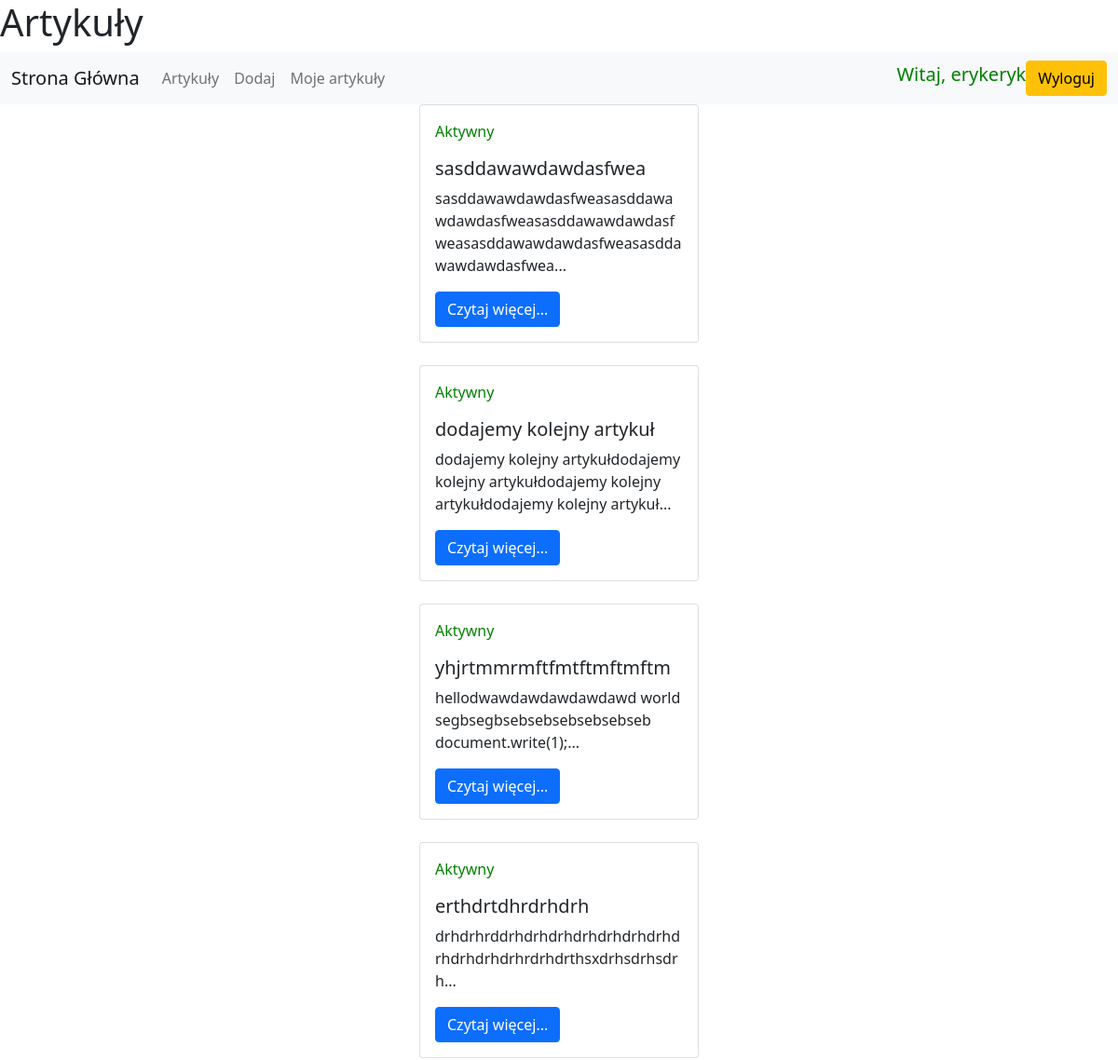
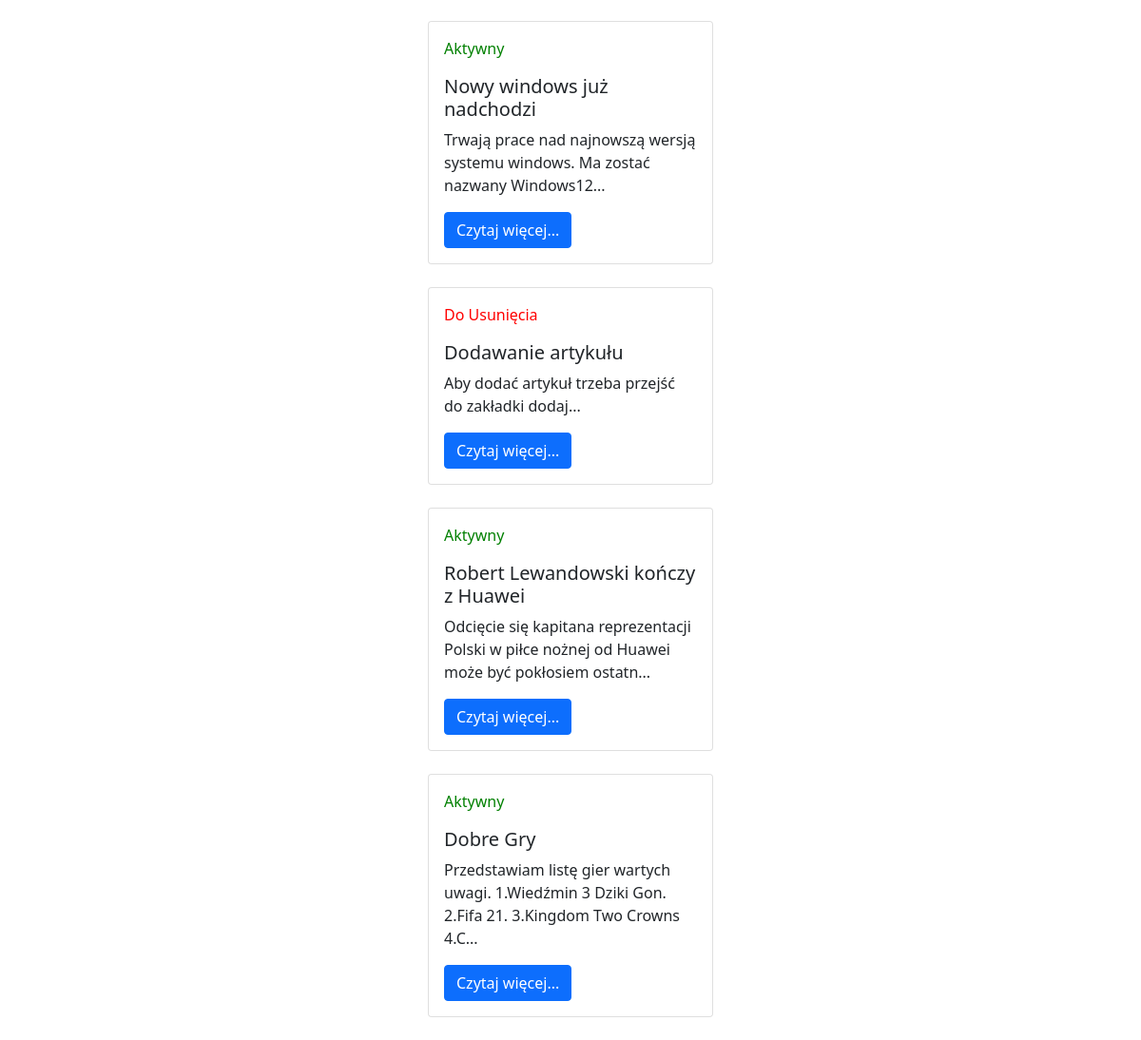
The page /pages/article.php (signed in) on the database its author committed (2 pictures, top to bottom).
### tables this page shows
CREATE TABLE `article` (
  `ID` int(11) NOT NULL,
  `Title` varchar(50) NOT NULL,
  `Content` mediumtext NOT NULL,
  `Stat` tinyint(1) NOT NULL,
  `User_ID` int(11) NOT NULL
);

### pages/article.php (the view, shortened to what this page needs)
<html>
<?php require '../components/head.php' ?>
<body>
    <header>
        <h1>Artykuły</h1>
    </header>
    <?php require '../components/nav.php' ?>
    <section>
        <?php
        require_once "../components/connect.php";
        $conn = new mysqli($host, $db_user, $db_pass, $db_name);
        $all_articles = $conn->query("SELECT ID,Title,Content,Stat FROM article order by ID desc");
        if ($all_articles->num_rows > 0) {
            while ($art = $all_articles->fetch_assoc()) {
                echo '<div class="card w-25 m-auto" style="width: 18rem;">
                <div class="card-body">';
                if($art['Stat'] == 1){
                    echo "<span style='color:green'> <p>Aktywny</p></span>";
                }else{
                    echo "<span style='color:red'> <p>Do Usunięcia</p></span>";
                }
                echo '<h5 class="card-title">' . $art["Title"] . "</h5>";
                echo '<p class="card-text">' . substr($art["Content"],0,100) . "...</p>";
                echo '<a href="./more.php?article='. $art["ID"] .'" class="btn btn-primary">Czytaj więcej...</a></div></div>';
                echo '<br>';
            }
        }
        ?>
    </section>
</body>
</html>

### rows shown on the page
article: Stat "Aktywny", Title "sasddawawdawdasfwea", Content "sasddawawdawdasfweasasddawawdawdasfweasasddawawdawdasfweasasddawawdawdasfweasasddawawdawdasfwea"
article: Stat "Aktywny", Title "dodajemy kolejny artykuł", Content "dodajemy kolejny artykułdodajemy kolejny artykułdodajemy kolejny artykułdodajemy kolejny artykuł"
article: Stat "Aktywny", Title "yhjrtmmrmftfmtftmftmftm", Content "hellodwawdawdawdawdawd world segbsegbsebsebsebsebsebseb document.write(1);"
article: Stat "Aktywny", Title "erthdrtdhrdrhdrh", Content "drhdrhrddrhdrhdrhdrhdrhdrhdrhdrhdrhdrhdrhrdrhdrthsxdrhsdrhsdrh"
article: Stat "Aktywny", Title "Nowy windows już nadchodzi", Content "Trwają prace nad najnowszą wersją systemu windows. Ma zostać nazwany Windows12"
article: Stat "Do Usunięcia", Title "Dodawanie artykułu", Content "Aby dodać artykuł trzeba przejść do zakładki dodaj"
article: Stat "Aktywny", Title "Robert Lewandowski kończy z Huawei", Content "Odcięcie się kapitana reprezentacji Polski w piłce nożnej od Huawei może być pokłosiem ostatn"
article: Stat "Aktywny", Title "Dobre Gry", Content "Przedstawiam listę gier wartych uwagi. 1.Wiedźmin 3 Dziki Gon. 2.Fifa 21. 3.Kingdom Two Crowns 4.C"

### other values the page prints
$_SESSION["user"] "erykeryk"
